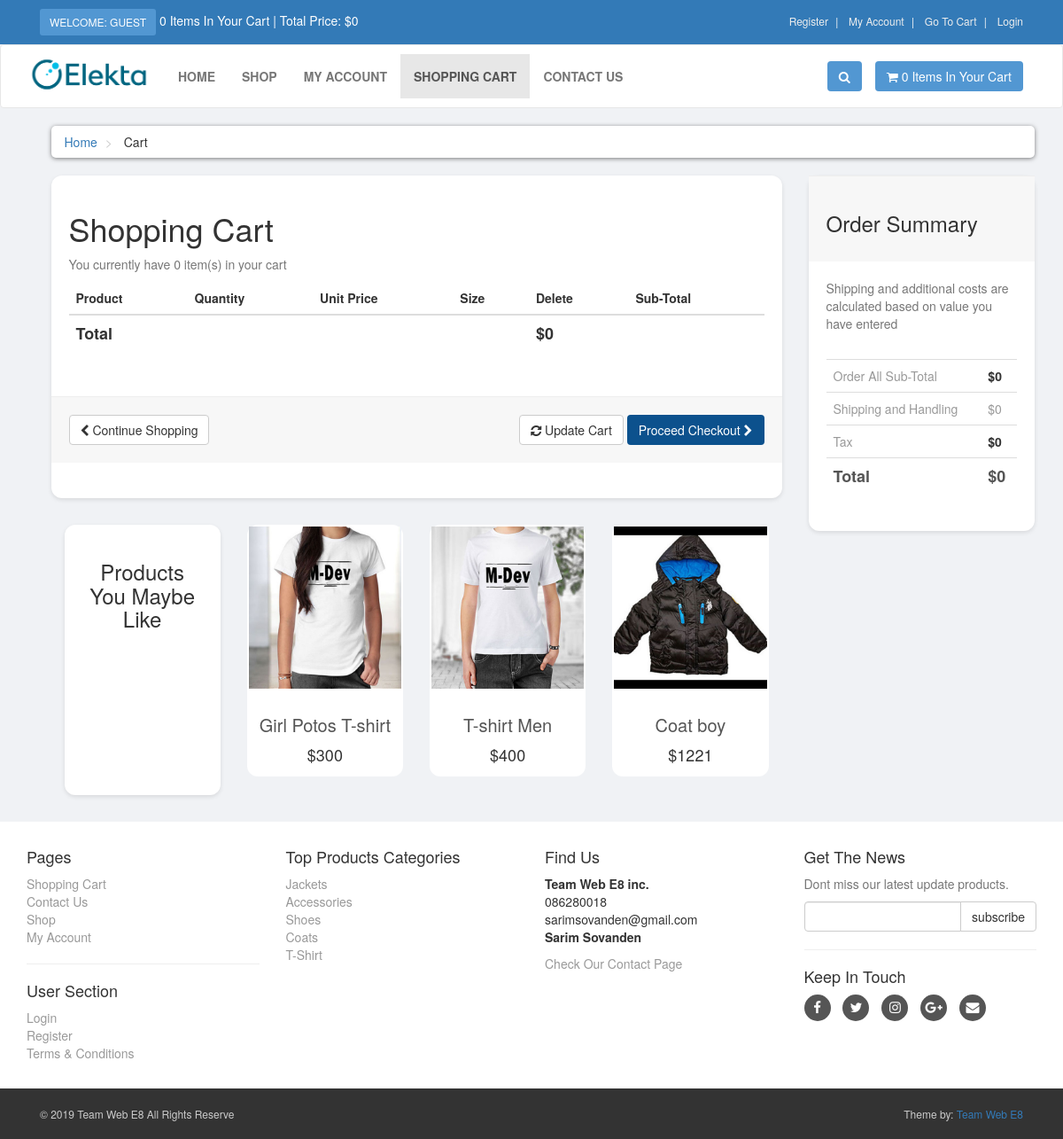
The app's page /cart.php with its own data.
### tables this page shows
CREATE TABLE `products` (
  `product_id` int(10) NOT NULL,
  `p_cat_id` int(10) NOT NULL,
  `cat_id` int(10) NOT NULL,
  `date` timestamp NOT NULL DEFAULT current_timestamp() ON UPDATE current_timestamp(),
  `product_title` text NOT NULL,
  `product_img1` varchar(100) NOT NULL,
  `product_img2` varchar(100) NOT NULL,
  `product_img3` varchar(100) NOT NULL,
  `product_price` int(10) NOT NULL,
  `product_keywords` text NOT NULL,
  `product_desc` text NOT NULL
);

CREATE TABLE `product_categories` (
  `p_cat_id` int(10) NOT NULL,
  `p_cat_title` text NOT NULL,
  `p_cat_desc` text NOT NULL
);

### cart.php (the view, shortened to what this page needs)
<?php
    include("includes/header.php");
?>
<div id="content">
    <div class="container">
        <div class="col-md-12">
            <ul class="breadcrumb">
                <li>
                    <a href="index.php">Home</a>
                </li>
                <li>
                    Cart
                </li>
            </ul>
        </div>
        <div id="cart" class="col-md-9">
            <div class="box">
                <form action="cart.php" method="post" enctype="multipart/form-data">
                    <h1>Shopping Cart</h1>
                    <?php
                       $ip_add = getRealIpUser();
                       $select_cart = "select * from cart where ip_add='$ip_add'";
                       $run_cart = mysqli_query($con,$select_cart);
                       $count = mysqli_num_rows($run_cart);
                       ?>
                    <p class="text-muted">You currently have <?php echo $count; ?> item(s) in your cart</p>
                    <div class="table-responsive">
                        <table class="table">
                            <thead>
                                <tr>
                                    <th colspan="2">Product</th>
                                    <th>Quantity</th>
                                    <th>Unit Price</th>
                                    <th>Size</th>
                                    <th colspan="1">Delete</th>
                                    <th colspan="2">Sub-Total</th>
                                </tr>
                            </thead>
                                <?php
                                   $total = 0;
                                   ?>
                            <tfoot>
                                <tr>
                                    <th colspan="5">Total</th>
                                    <th colspan="2">$<?php echo $total; ?></th>
                                </tr>
                            </tfoot>
                        </table>
                    </div>
                    <div class="box-footer">
                        <div class="pull-left">
                            <a href="index.php" class="btn btn-default">
                                <i class="fa fa-chevron-left"></i> Continue Shopping
                            </a>
                        </div>
                        <div class="pull-right">
                            <button type="submit" name="update" value="Update Cart" class="btn btn-default">
                                <i class="fa fa-refresh"></i> Update Cart
                            </button>
                            <a href="checkout.php" class="btn add-to-card">
                                Proceed Checkout <i class="fa fa-chevron-right"></i>
                            </a>
                        </div>
                    </div>
                </form>
            </div>
            <div id="row same-heigh-row">
                <div class="col-md-3 col-sm-6">
                    <div class="box same-height headline">
                        <h3 class="text-center">Products You Maybe Like</h3>
                    </div>
                </div>
                <?php
                   $get_products = "select * from products order by rand() LIMIT 0,3";
                   $run_products = mysqli_query($con,$get_products);
                   while($row_products=mysqli_fetch_array($run_products)){
                       $pro_id = $row_products['product_id'];
                       $pro_title = $row_products['product_title'];
                       $pro_price = $row_products['product_price'];
                       $pro_img1 = $row_products['product_img1'];
                       echo "
                    <div class='col-md-3 col-sm-6 center-responsive'>
                       <div class='product same-height'>
                           <a href='details.php?pro_id=$pro_id'>
                               <img class='img-responsive' src='admin_area/product_images/$pro_img1' alt='Product 6'>
                            </a>
                            <div class='text'>
                                <h3><a href='details.php?pro_id=$pro_id'> $pro_title </a></h3>
                                <p class='price'>$$pro_price</p>
                            </div>
                        </div>
                   </div>
                       ";
                   }
                   ?>
            </div>
        </div>
        <div class="col-md-3">
            <div id="order-summary" class="box">
                <div class="box-header">
                    <h3>Order Summary</h3>
                </div>
                <p class="text-muted">
                    Shipping and additional costs are calculated based on value you have entered
                </p>
                <div class="table-responsive">
                    <table class="table">
                        <tbody>
                            <tr>
                                <td> Order All Sub-Total </td>
                                <th> $<?php echo $total; ?> </th>
                            </tr>
                            <tr>
                                <td> Shipping and Handling </td>
                                <td> $0 </td>
                            </tr>
                            <tr>
                                <td> Tax </td>
                                <th> $0 </th>
                            </tr>
                            <tr class="total">
                                <td> Total </td>
                                <th> $<?php echo $total; ?> </th>
                            </tr>
                        </tbody>
                    </table>
                </div>
            </div>
        </div>
    </div>
</div>
<?php
    include("includes/footer.php");
    ?>
</body>
</html>

### includes/footer.php (shortened to what this page needs)
<div id="footer">
    <div class="container">
        <div class="row">
            <div class="col-sm-6 col-md-3">
                <h4>Pages</h4>
                <ul>
                    <li><a href="cart.php">Shopping Cart</a></li>
                    <li><a href="contact.php">Contact Us</a></li>
                    <li><a href="shop.php">Shop</a></li>
                    <li><a href="customer/my_account.php">My Account</a></li>
                </ul>
                <hr>
                <h4>User Section</h4>
                <ul>
                    <?php
                           if(!isset($_SESSION['customer_email'])){
                               echo"<a href='checkout.php'>Login</a>";
                           }else{
                              echo"<a href='customer/my_account.php?my_orders'>My Account</a>";
                           }
                           ?>
                    <li><a href="customer_register.php">Register</a></li>
                    <li><a href="terms.php">Terms & Conditions</a></li>
                </ul>
            </div>
            <div class="com-sm-6 col-md-3">
                <h4>Top Products Categories</h4>
                <ul>
                    <?php
                        $get_p_cats = "select * from product_categories";
                        $run_p_cats = mysqli_query($con,$get_p_cats);
                        while($row_p_cats=mysqli_fetch_array($run_p_cats)){
                            $p_cat_id = $row_p_cats['p_cat_id'];
                            $p_cat_title = $row_p_cats['p_cat_title'];
                            echo "
                                <li>
                                    <a href='shop.php?p_cat=$p_cat_id'>
                                        $p_cat_title
                                    </a>
                                </li>
                            ";
                        }
                    ?>
                </ul>
            </div>
            <div class="col-sm-6 col-md-3">
                <h4>Find Us</h4>
                <p>
                    <strong>Team Web E8 inc.</strong>
                    <br />086280018
                    <br />sarimsovanden@gmail.com
                    <br /><strong>Sarim Sovanden</strong>
                </p>
                <a href="contact.php">Check Our Contact Page</a>
            </div>
            <div class="col-sm-6 col-md-3">
                <h4>Get The News</h4>
                <p class="text-muted">
                    Dont miss our latest update products.
                </p>
                <form action="https://feedburner.google.com/fb/a/mailverify" method="post" target="popupwindow"
                    onsubmit="window.open('https://feedburner.google.com/fb/a/mailverify?uri=M-devMedia', 'popupwindow', 'scrollbars=yes,width=550,height=520');return true"
                    method="post">
                    <div class="input-group">
                        <input type="text" class="form-control" name="email">
                        <span class="input-group-btn">
                            <input type="submit" value="subscribe" class="btn btn-default">
                        </span>
                    </div>
                </form>
                <hr>
                <h4>Keep In Touch</h4>
                <p class="social">
                    <a href="#" class="fa fa-facebook"></a>
                    <a href="#" class="fa fa-twitter"></a>
                    <a href="#" class="fa fa-instagram"></a>
                    <a href="#" class="fa fa-google-plus"></a>
                    <a href="#" class="fa fa-envelope"></a>
                </p>
            </div>
        </div>
    </div>
</div>
<div id="copyright">
    <div class="container">
        <div class="col-md-6">
            <p class="pull-left">&copy; 2019 Team Web E8 All Rights Reserve</p>
        </div>
        <div class="col-md-6">
            <p class="pull-right">Theme by: <a href="#">Team Web E8</a></p>
        </div>
    </div>
</div>

### styles/style.css (style rules this page uses)
body { font-size: 14px; line-height: 1.42857143; color: #333333; background-color: #f0f2f5; overflow-x: hidden; }
.box { background: #ffffff; margin: 0 0 30px; box-sizing: border-box; padding: 20px; box-shadow: 0px 2px 5px rgba(0, 0, 0, 0.1); border-radius: 12px; }
#content { padding-left: 25px; }
#content .product { background: #fff; border-radius: 12px; border: solid 1px #e6e6e6; margin-bottom: 30px; box-sizing: border-box; border: 2px solid transparent; }
#content .product .text { padding: 10px 10px 0px; }
#content .product .text p.price { font-size: 18px; text-align: center; font-weight: 400; }
#content .product .text h3 { text-align: center; font-size: 20px; }
#content .product .text h3 a { color: rgb(85, 85, 85); }
.breadcrumb { padding: 8px 15px; margin-bottom: 20px; background: #ffffff; border-radius: 5px; box-shadow: 0px 1px 5px rgba(0, 0, 0, 0.5); }
.breadcrumb > li + li:before { content: ">\00a0"; color: #cccccc; }
#content .headline { height: 305px; }
#content #cart .table tfoot { font-size: 18px; }
.box .box-footer { background-color: #f7f7f7; margin: 30px -20px 20px; padding: 20px; border-top: 1px solid #eeeeee; }
.box .box-footer:before, .box .box-footer:after { content: ""; display: table; }
.box .box-footer:after { clear: both; }
.box .box-header { background-color: #f7f7f7; margin: -20px -20px 20px; padding: 20px; border-top: 1px solid #eeeeee; }
#content #order-summary table { margin-top: 20px; }
#content #order-summary table td { color: #999999; }
#content #order-summary table tr.total td, #content #order-summary table tr.total th { font-size: 18px; color: #555555; font-weight: 700; }
#footer { background-color: #fff; padding: 20px 0; }
#footer a { color: #999999; padding: 0; text-decoration: none; }
#footer ul { list-style: none; padding-left: 0px; }
#footer .social { text-align: left; }
#footer .social a { margin: 0px 10px 0px 0px; display: inline-block; color: #ffffff; width: 30px; height: 30px; border-radius: 15px; line-height: 30px; font-size: 15px; text-align: center; vertical-align: bottom; background: #555555; text-decoration: none; }
#copyright { background: #333333; color: #cccccc; padding: 20px 0px; font-size: 12px; }
#copyright p { margin: 0px; }
.add-to-card { background-color: #0c518d; color: white; }

### records on screen
products: product_img1 (picture), product_title "Girl Potos T-shirt", product_price "300"
products: product_img1 (picture), product_title "T-shirt Men", product_price "400"
products: product_img1 (picture), product_title "Coat boy", product_price "1221"
product_categories: p_cat_title "Jackets"
product_categories: p_cat_title "Accessories"
product_categories: p_cat_title "Shoes"
product_categories: p_cat_title "Coats"
product_categories: p_cat_title "T-Shirt"

### other values on screen
$count_items "0 0"
$total "0"
$count "0"
